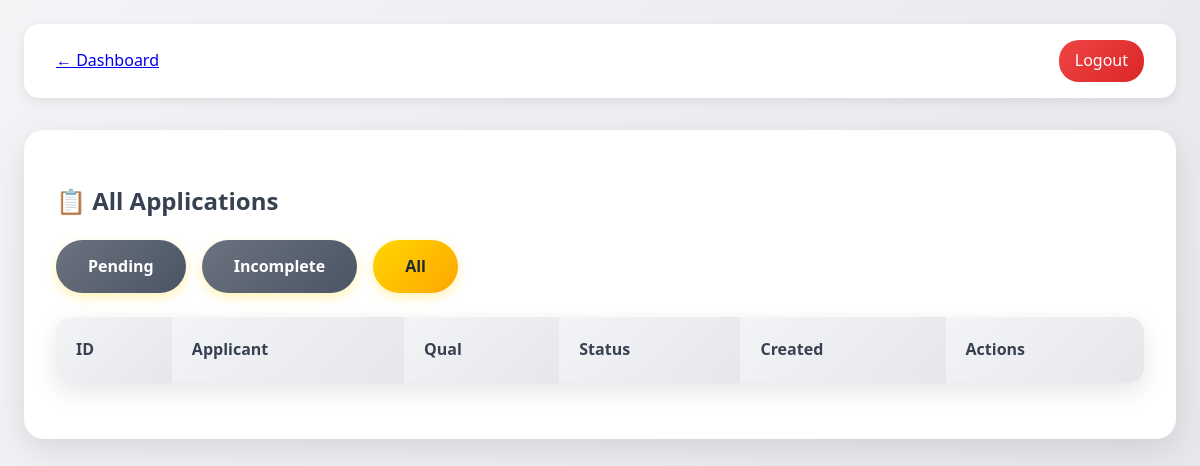
The app's page /btvlaci-portal/admin/admin_applications.php (signed in), older data.
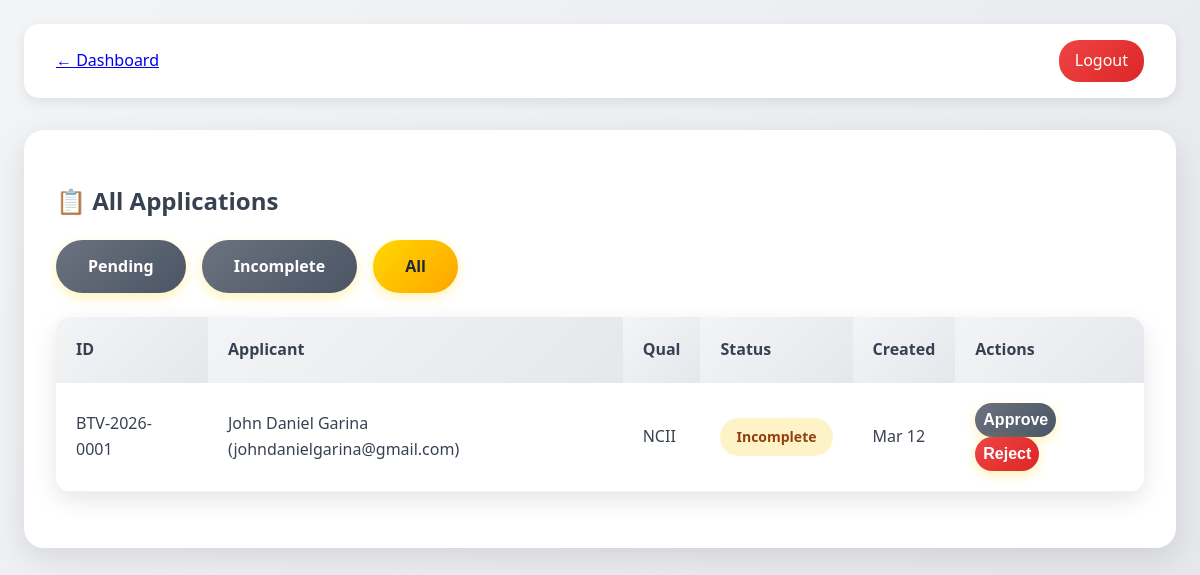
The same page, newer data.
### tables this page shows
CREATE TABLE applications (
    id INTEGER PRIMARY KEY AUTOINCREMENT,
    applicant_id INTEGER NOT NULL REFERENCES applicants(id) ON DELETE CASCADE,
    qualification TEXT CHECK(qualification IN ('NCII','NCIII')),
    status TEXT CHECK(status IN ('Pending','Incomplete','Approved','Rejected','Scheduled')) DEFAULT 'Pending',
    application_code TEXT UNIQUE NOT NULL,
    batch_id INTEGER REFERENCES batches(id),
    created_at DATETIME DEFAULT CURRENT_TIMESTAMP,
    updated_at DATETIME DEFAULT CURRENT_TIMESTAMP,
    doc_deadline DATETIME
);

CREATE TABLE applicants (
    id INTEGER PRIMARY KEY AUTOINCREMENT,
    name TEXT NOT NULL,
    email TEXT UNIQUE NOT NULL,
    password_hash TEXT NOT NULL,
    contact_number TEXT,
    role TEXT CHECK(role IN ('applicant','admin')) DEFAULT 'applicant',
    created_at DATETIME DEFAULT CURRENT_TIMESTAMP
);

### btvlaci-portal/admin/admin_applications.php (the view, shortened to what this page needs)
<?php
$pdo = new PDO('sqlite:' . DB_PATH);
$status_filter = $_GET['status'] ?? '';
$where = $status_filter ? 'WHERE status = :status' : '';
$stmt = $pdo->prepare("SELECT a.*, ap.name, ap.email FROM applications a JOIN applicants ap ON a.applicant_id = ap.id $where ORDER BY a.created_at DESC");
$stmt->execute();
$apps = $stmt->fetchAll();
?>
<!DOCTYPE html>
<html lang="en">
<head>
  <link rel="stylesheet" href="../assets/style.css">
</head>
<body>
  <div class="container">
    <nav class="nav">
      <a href="admin_dashboard.php">← Dashboard</a>
      <a href="../logout.php" class="logout">Logout</a>
    </nav>
    <div class="card">
      <h2>📋 All Applications <?= $status_filter ? ' - ' . ucfirst($status_filter) : '' ?></h2>
      <div class="flex gap-2 mb-4">
        <a href="?status=Pending" class="btn btn-secondary">Pending</a>
        <a href="?status=Incomplete" class="btn btn-secondary">Incomplete</a>
        <a href="?" class="btn">All</a>
      </div>
      <table>
        <thead>
          <tr>
            <th>ID</th>
            <th>Applicant</th>
            <th>Qual</th>
            <th>Status</th>
            <th>Created</th>
            <th>Actions</th>
          </tr>
        </thead>
        <tbody>
          <?php foreach ($apps as $app): ?>
          <tr>
            <td><?= htmlspecialchars($app['application_code']) ?></td>
            <td><?= htmlspecialchars($app['name']) ?> (<?= $app['email'] ?>)</td>
            <td><?= $app['qualification'] ?></td>
            <td><span class="status-badge status-<?= strtolower($app['status']) ?>"><?= $app['status'] ?></span></td>
            <td><?= date('M j', strtotime($app['created_at'])) ?></td>
            <td>
              <form method="POST" style="display:inline;">
                <button type="submit" name="action" value="approve" class="btn btn-secondary" style="padding:0.5rem;">Approve</button>
                <button type="submit" name="action" value="reject" class="btn btn-danger" style="padding:0.5rem;" onclick="return confirm('Reject?')">Reject</button>
              </form>
            </td>
          </tr>
          <?php endforeach; ?>
        </tbody>
      </table>
    </div>
  </div>
</body>
</html>

### btvlaci-portal/assets/style.css (style rules this page uses)
* { box-sizing: border-box; }
body { font-family: 'Segoe UI', Tahoma, Geneva, Verdana, sans-serif; margin: 0; padding: 0; background: linear-gradient(135deg, #F3F4F6 0%, #E5E7EB 100%); color: #374151; line-height: 1.6; }
.container { max-width: 1200px; margin: 0 auto; padding: 1.5rem; }
.btn { display: inline-block; padding: 0.875rem 2rem; background: linear-gradient(135deg, #FFD700, #FFA500); color: #1F2937; text-decoration: none; border-radius: 50px; font-weight: 600; transition: all 0.3s ease; border: none; cursor: pointer; font-size: 1rem; box-shadow: 0 4px 12px rgba(255,215,0,0.3); }
.btn-secondary { background: linear-gradient(135deg, #6B7280, #4B5563); color: white; }
.btn-danger { background: linear-gradient(135deg, #EF4444, #DC2626); color: white; }
.card { background: white; border-radius: 20px; padding: 2rem; box-shadow: 0 10px 30px rgba(0,0,0,0.1); margin: 1.5rem 0; transition: transform 0.3s ease; }
.status-badge { padding: 0.5rem 1rem; border-radius: 25px; font-weight: 600; font-size: 0.875rem; display: inline-block; }
.status-incomplete { background: #FEF3C7; color: #92400E; }
.flex { display: flex; gap: 1rem; align-items: center; flex-wrap: wrap; }
.nav { display: flex; justify-content: space-between; align-items: center; background: white; padding: 1rem 2rem; border-radius: 15px; box-shadow: 0 4px 12px rgba(0,0,0,0.08); margin-bottom: 2rem; }
.logout { background: linear-gradient(135deg, #EF4444, #DC2626); color: white; padding: 0.5rem 1rem; border-radius: 20px; text-decoration: none; font-weight: 500; transition: all 0.3s; }
table { width: 100%; border-collapse: collapse; margin: 1.5rem 0; background: white; border-radius: 15px; overflow: hidden; box-shadow: 0 8px 25px rgba(0,0,0,0.1); }
th { background: linear-gradient(135deg, #F3F4F6, #E5E7EB); padding: 1.25rem; text-align: left; font-weight: 600; color: #374151; }
td { padding: 1.25rem; border-bottom: 1px solid #F3F4F6; }

Row changes from the older to the newer data that the page shows:
added applications: application_code "BTV-2026-0001", applicant.name "John Daniel Garina", applicant.email "johndanielgarina@gmail.com", qualification "NCII", status "Incomplete", created_at "Mar 12"
